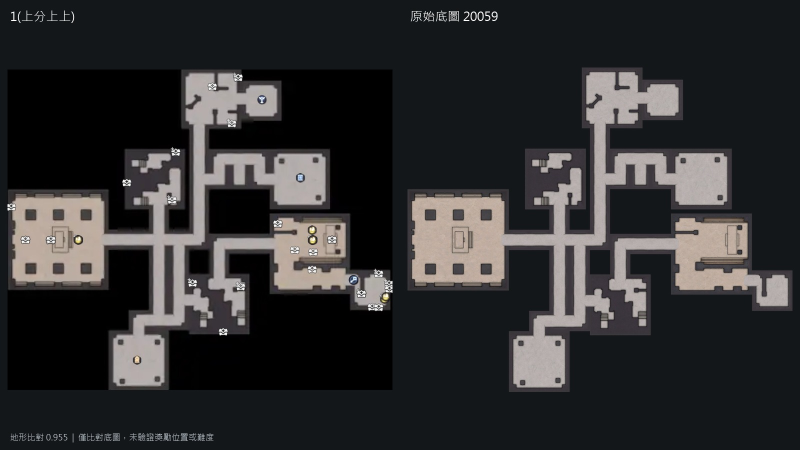
#> input picture exports/grab-eggs-dungeons/comparison/1(上分上上).jpg, 1600 x 900 px, given as the content of the folder C:/Users/pu960/Desktop/搶蛋地圖, which was not available (shown at 1/2 size)
$ python compare_references.py
#> lines starting #> are read from the running program, lines starting #| are printed output that depends on the picture; after the words box and inside, x2 and y2 are one past the last pixel; in counts of white or black regions, pixels touching at a corner belong together; pictures that were not available may be replaced by others from this repository, and a replacement may not be noted
"""Compare map geometry with user-supplied references and create a local review gallery."""
from collections import defaultdict
import csv
from html import escape
import json
import math
from pathlib import Path
import re
import shutil

from PIL import Image, ImageChops, ImageDraw, ImageFilter, ImageStat

from build_previews import font

ROOT = Path(__file__).resolve().parents[1]
SOURCE = Path(r'C:\Users\pu960\Desktop\搶蛋地圖')
EXPORT = ROOT / 'exports/grab-eggs-dungeons'


def geometry(path):
    im=Image.open(path).convert('RGBA')
    original_size=im.size
#> original_size = (1600, 900)
    im.thumbnail((768,768),Image.Resampling.LANCZOS)
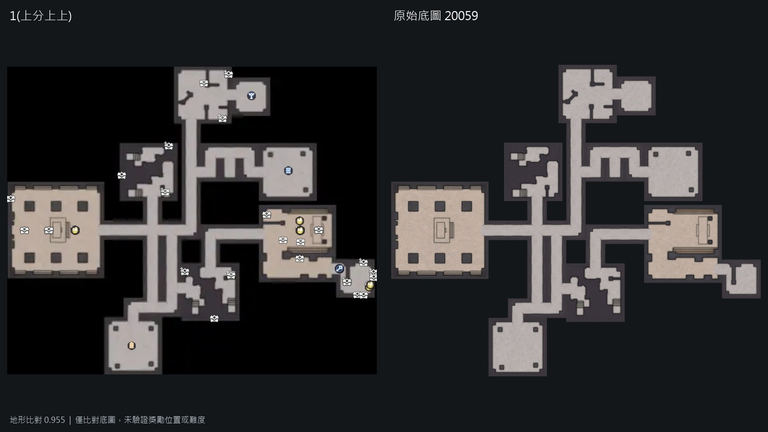
#> im: PIL image 768x432 RGBA; mean R, G, B, A 47.7, 47.5, 48.5, 255
    gray=im.convert('L')
    mask=gray.point(lambda v: 255 if 40 < v < 230 else 0)
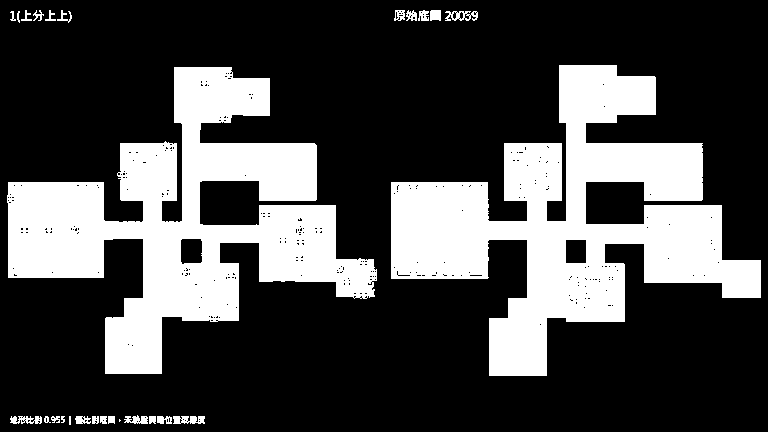
#> mask: PIL image 768x432 L; 28.3% white; 27 white regions (2 under 20 px), largest, box (x1, y1, x2, y2) and area: (391, 65, 761, 376) 46764, (7, 67, 377, 374) 45157, (173, 416, 205, 424) 205
    mask=ImageChops.multiply(mask,im.getchannel('A'))
    # Remove isolated compression noise, then close small marker holes.
    mask=mask.filter(ImageFilter.MedianFilter(5)).filter(ImageFilter.MaxFilter(5)).filter(ImageFilter.MinFilter(5))
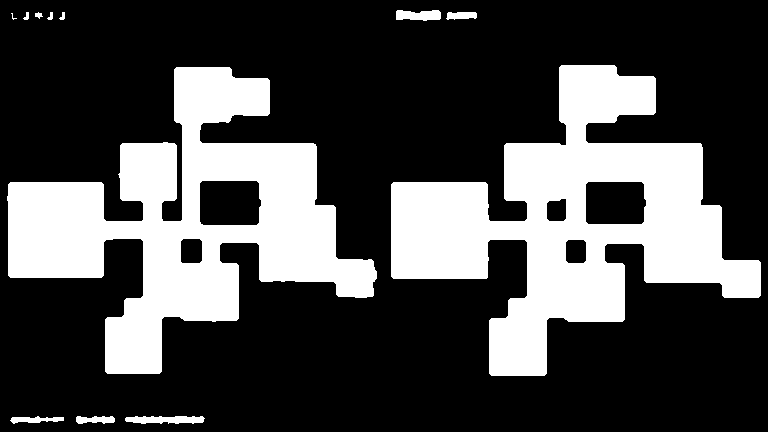
#> mask: PIL image 768x432 L; 28.6% white; 12 white regions (1 under 20 px), largest, box (x1, y1, x2, y2) and area: (391, 65, 761, 376) 47366, (7, 67, 377, 374) 45653, (125, 416, 205, 424) 503
    bbox=mask.getbbox()
#> bbox = (7, 10, 761, 424)
    if not bbox:
        raise ValueError(f'No geometry found in {path}')
    mask=mask.crop(bbox)
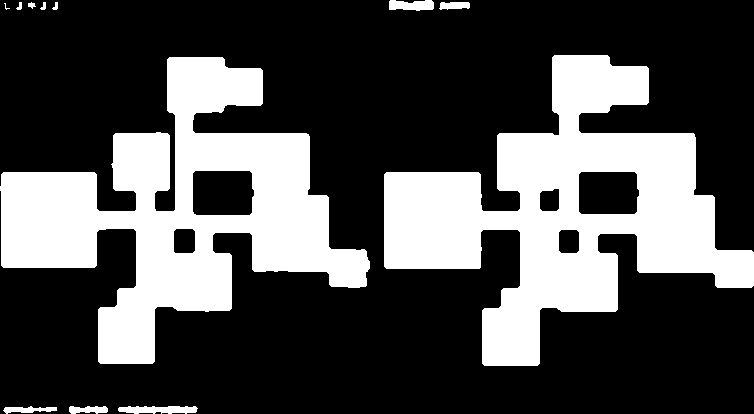
#> mask: PIL image 754x414 L; 30.4% white; 12 white regions (1 under 20 px), largest, box (x1, y1, x2, y2) and area: (384, 55, 754, 366) 47366, (0, 57, 370, 364) 45653, (118, 406, 198, 414) 503
    aspect=mask.width/mask.height
#> aspect = 1.82
    scale_x,scale_y=original_size[0]/im.width,original_size[1]/im.height
#> scale_x = 2.08; scale_y = 2.08
    original_bbox=(round(bbox[0]*scale_x),round(bbox[1]*scale_y),round(bbox[2]*scale_x),round(bbox[3]*scale_y))
#> original_bbox = (15, 21, 1585, 883)
    return mask.resize((256,256),Image.Resampling.NEAREST),aspect,original_bbox


def similarity(a,b):
    intersection=ImageStat.Stat(ImageChops.darker(a,b)).sum[0]
    union=ImageStat.Stat(ImageChops.lighter(a,b)).sum[0]
    return intersection/union if union else 0


def main():
    preview=EXPORT/'preview'
    reference_dir=EXPORT/'references'
    reference_dir.mkdir(exist_ok=True)
    comparison_dir=EXPORT/'comparison'
    comparison_dir.mkdir(exist_ok=True)
    maps={}
    for p in sorted(preview.glob('UI_Img_Map_*_cropped.png')):
        match=re.fullmatch(r'UI_Img_Map_(\d+)(_combined)?_cropped',p.stem)
        if match and int(match[1])>=20031:
            maps[(match[1],'combined' if match[2] else 'base')]=(p,*geometry(p))
    results=[]
    for ref in sorted(SOURCE.glob('*.jpg')):
        rm,aspect,bbox=geometry(ref)
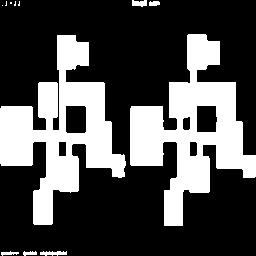
#> rm: PIL image 256x256 L; 30.5% white; 12 white regions (5 under 20 px), largest, box (x1, y1, x2, y2) and area: (130, 34, 256, 226) 9946, (0, 35, 126, 225) 9717, (40, 251, 67, 256) 95
#> aspect = 1.82; bbox = (15, 21, 1585, 883)
        ranked=[]
        best_by_map={}
        for (map_id,variant),(path,mask,map_aspect,_) in maps.items():
            iou=similarity(rm,mask)
            ratio=min(aspect,map_aspect)/max(aspect,map_aspect)
            candidate=(iou*ratio,map_id,iou,ratio,variant)
            if map_id not in best_by_map or candidate[0]>best_by_map[map_id][0]:
                best_by_map[map_id]=candidate
#> after the loop, best_by_map = 0 items
        ranked=list(best_by_map.values())
#> ranked = []
        ranked.sort(reverse=True)
#> (the run stopped early here; a loop or call above may not have finished)
